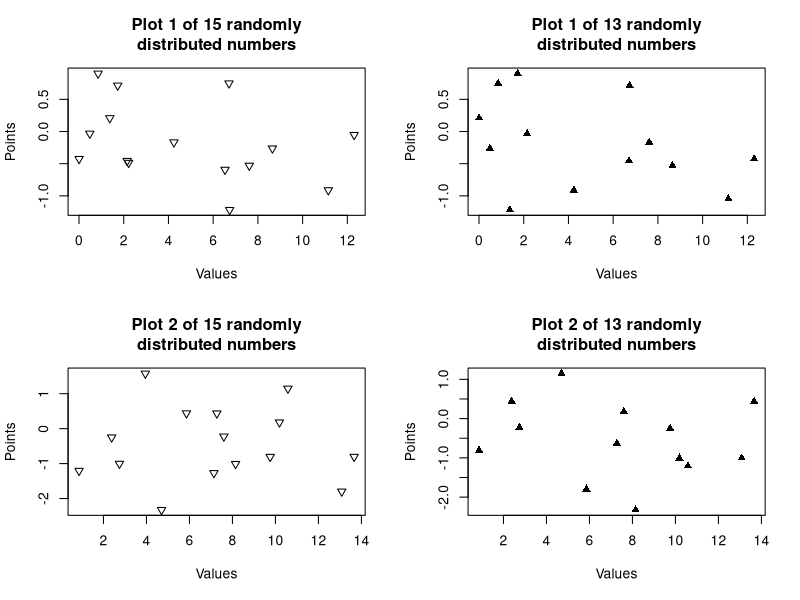

Write R code to recreate this figure.
#CreateDataframe
require(here)
png(
  filename = here("sim_data_scatterplots.png"),
  width = 1000, height = 1000 , res = 180 , units = "px", bg = "transparent")

par(mfrow=c(2,2))
n_pts = 15
x_min = 0
x_max = 15
set.seed(44)
x = runif(n = n_pts, min = x_min, max = x_max)

dat = data.frame(x = x, y_observed = rnorm(n_pts))

Sim2=plot(y_observed ~ x, data = dat, pch = 6, main= "Plot 1 of 15 randomly\ndistributed numbers", xlab= "Values", ylab = "Points")

n_pts = 13
x_min = 0
x_max = 15
set.seed(44)
x = runif(n = n_pts, min = x_min, max = x_max)

dat = data.frame(x = x, y_observed = rnorm(n_pts))

Sim1=plot(y_observed ~ x, data = dat, pch = 17, main= "Plot 1 of 13 randomly\ndistributed numbers", xlab= "Values", ylab = "Points")
#3
n_pts = 15
x_min = 0
x_max = 15
set.seed(43)
x = runif(n = n_pts, min = x_min, max = x_max)

dat = data.frame(x = x, y_observed = rnorm(n_pts))

Sim3=plot(y_observed ~ x, data = dat, pch = 6, main= "Plot 2 of 15 randomly\ndistributed numbers", xlab= "Values", ylab = "Points")

#4
n_pts = 13
x_min = 0
x_max = 15
set.seed(43)
x = runif(n = n_pts, min = x_min, max = x_max)

dat = data.frame(x = x, y_observed = rnorm(n_pts))

Sim4=plot(y_observed ~ x, data = dat, pch = 17, main= "Plot 2 of 13 randomly\ndistributed numbers", xlab= "Values", ylab = "Points")

dev.off()
